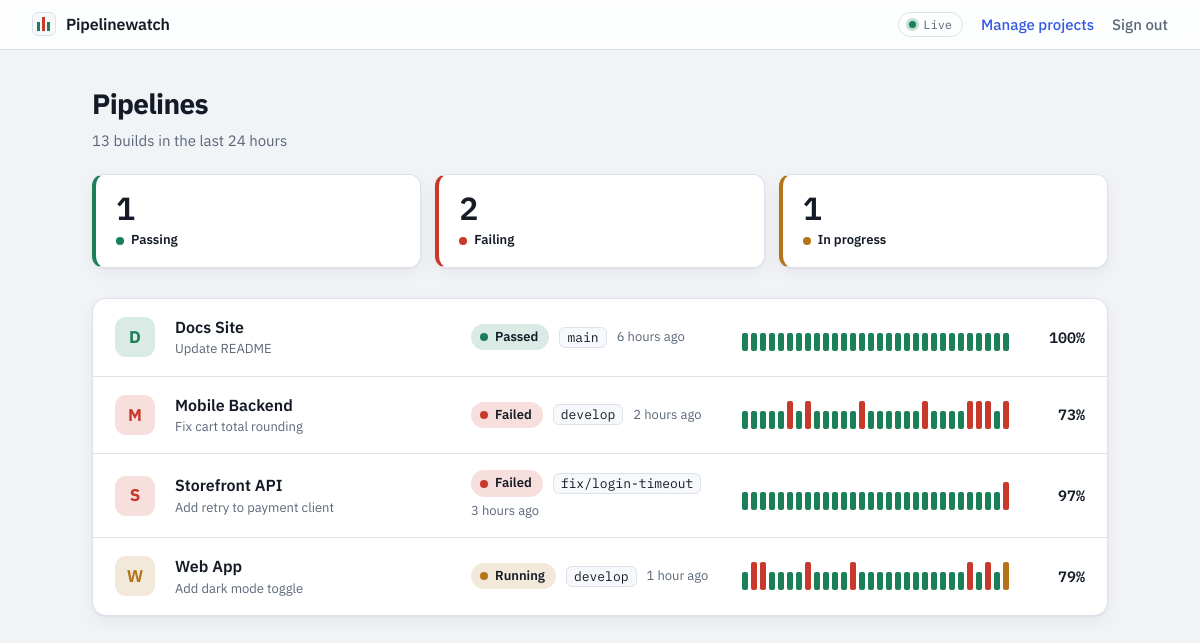
The app's page / (signed in) with its own data.
### monitor/models.py (models this page shows, shortened)
class Project(models.Model):
    name = models.CharField(max_length=100)
    slug = models.SlugField(unique=True, help_text="Used in the webhook URL.")
    repo_url = models.URLField(blank=True)
    webhook_secret = models.CharField(max_length=64, default=generate_secret)
    notify_email = models.EmailField(blank=True, help_text="Alert address for failed builds.")
    slack_webhook_url = models.URLField(blank=True, help_text="Slack incoming webhook for failed builds.")
    created_at = models.DateTimeField(default=timezone.now)
    class Meta:
        ordering = ["name"]
    def get_absolute_url(self):
        return reverse("project_detail", args=[self.slug])

class Build(models.Model):
    QUEUED = "queued"
    RUNNING = "running"
    SUCCESS = "success"
    FAILED = "failed"
    CANCELLED = "cancelled"
    STATUS_CHOICES = [
        (QUEUED, "Queued"),
        (RUNNING, "Running"),
        (SUCCESS, "Passed"),
        (FAILED, "Failed"),
        (CANCELLED, "Cancelled"),
    ]
    ACTIVE = (QUEUED, RUNNING)
    PROVIDER_CHOICES = [("github", "GitHub"), ("gitlab", "GitLab"), ("generic", "Generic")]
    project = models.ForeignKey(Project, on_delete=models.CASCADE, related_name="builds")
    provider = models.CharField(max_length=20, choices=PROVIDER_CHOICES, default="generic")
    external_id = models.CharField(max_length=100, help_text="Run/pipeline id from the CI system.")
    branch = models.CharField(max_length=200, blank=True)
    commit_sha = models.CharField(max_length=64, blank=True)
    commit_message = models.CharField(max_length=300, blank=True)
    author = models.CharField(max_length=150, blank=True)
    status = models.CharField(max_length=12, choices=STATUS_CHOICES, default=QUEUED, db_index=True)
    url = models.URLField(max_length=500, blank=True)
    log = models.TextField(blank=True)
    started_at = models.DateTimeField(null=True, blank=True)
    finished_at = models.DateTimeField(null=True, blank=True)
    created_at = models.DateTimeField(default=timezone.now, db_index=True)
    updated_at = models.DateTimeField(auto_now=True)
    class Meta:
        ordering = ["-created_at", "-id"]
        constraints = [
            models.UniqueConstraint(
                fields=["project", "provider", "external_id"], name="unique_build_per_run"
            )
        ]
    def get_absolute_url(self):
        return reverse("build_detail", args=[self.pk])

### monitor/views.py (the view)
# urls.py: path("", views.dashboard, name="dashboard"),
@login_required
def dashboard(request):
    projects = list(Project.objects.all())
    for project in projects:
        recent = list(project.builds.all()[:PULSE_LENGTH])  # newest first
        project.latest = recent[0] if recent else None
        project.pulse = list(reversed(recent))  # oldest -> newest, left to right
        project.rate = _success_rate(recent)
    counts = {
        "passing": sum(1 for p in projects if p.latest and p.latest.status == Build.SUCCESS),
        "failing": sum(1 for p in projects if p.latest and p.latest.status == Build.FAILED),
        "running": sum(1 for p in projects if p.latest and p.latest.status in Build.ACTIVE),
    }
    builds_today = Build.objects.filter(created_at__gte=timezone.now() - timedelta(hours=24)).count()
    return render(
        request,
        "monitor/dashboard.html",
        {"projects": projects, "counts": counts, "builds_today": builds_today},
    )

### monitor/views.py (called while the page is built)
def _success_rate(builds):
    finished = [b for b in builds if b.status in (Build.SUCCESS, Build.FAILED)]
    if not finished:
        return None
    return round(100 * sum(b.status == Build.SUCCESS for b in finished) / len(finished))

### monitor/templates/monitor/dashboard.html
{% extends "monitor/base.html" %}
{% block content %}
<h1>Pipelines</h1>
<p class="muted">{{ builds_today }} build{{ builds_today|pluralize }} in the last 24 hours</p>
<div class="summary">
  <div class="s-success"><b>{{ counts.passing }}</b><span class="badge">Passing</span></div>
  <div class="s-failed"><b>{{ counts.failing }}</b><span class="badge">Failing</span></div>
  <div class="s-running"><b>{{ counts.running }}</b><span class="badge">In progress</span></div>
</div>
{% if projects %}
<ul class="list">
  {% for p in projects %}
  <li class="row">
    <span class="avatar{% if p.latest %} s-{{ p.latest.status }}{% endif %}" aria-hidden="true">{{ p.name|first|upper }}</span>
    <div class="who">
      <a class="name" href="{{ p.get_absolute_url }}">{{ p.name }}</a>
      {% if p.latest %}<span class="msg">{{ p.latest.commit_message|truncatechars:70 }}</span>{% endif %}
    </div>
    <div class="now">
      {% if p.latest %}
        <span class="badge s-{{ p.latest.status }}">{{ p.latest.get_status_display }}</span>
        {% if p.latest.branch %}<code>{{ p.latest.branch }}</code>{% endif %}
        <span class="muted">{{ p.latest.created_at|timesince }} ago</span>
      {% else %}
        <span class="muted">No builds yet</span>
      {% endif %}
    </div>
    <div class="pulse" aria-label="Last {{ p.pulse|length }} builds, oldest to newest">
      {% for b in p.pulse %}<a class="tick s-{{ b.status }}" href="{{ b.get_absolute_url }}" title="{{ b.get_status_display }}: {{ b.commit_message|truncatechars:50 }}"><span class="sr">{{ b.get_status_display }}</span></a>{% endfor %}
    </div>
    <div class="rate" title="Pass rate over the last {{ p.pulse|length }} builds">{% if p.rate is not None %}{{ p.rate }}%{% else %}n/a{% endif %}</div>
  </li>
  {% endfor %}
</ul>
{% else %}
<p class="empty">
  No projects yet.
  {% if user.is_staff %}<a href="{% url 'admin:monitor_project_add' %}">Add a project</a>, then point your repository's webhook at it.{% else %}Ask an admin to add one.{% endif %}
</p>
{% endif %}
{% endblock %}

### monitor/templates/monitor/base.html (shortened to what this page needs)
{% load static %}<!doctype html>
<html lang="en">
<head>
</head>
<body>
  <header class="bar">
    <a class="brand" href="{% url 'dashboard' %}">Pipelinewatch</a>
    <nav>
      {% if user.is_authenticated %}
        <span id="live" class="live" title="Checks for new builds every 10 seconds">Live</span>
        {% if user.is_staff %}<a href="{% url 'admin:index' %}">Manage projects</a>{% endif %}
        <form method="post" action="{% url 'logout' %}">{% csrf_token %}<button class="linklike" type="submit">Sign out</button></form>
      {% endif %}
    </nav>
  </header>
  <main>{% block content %}{% endblock %}</main>
</body>
</html>

### records on screen
Project: name|first "D", name "Docs Site", latest.commit_message "Update README", latest.status "Passed", latest.branch "main", latest.created_at "6 hours", rate "100"
Project: name|first "M", name "Mobile Backend", latest.commit_message "Fix cart total rounding", latest.status "Failed", latest.branch "develop", latest.created_at "2 hours", rate "73"
Project: name|first "S", name "Storefront API", latest.commit_message "Add retry to payment client", latest.status "Failed", latest.branch "fix/login-timeout", latest.created_at "3 hours", rate "97"
Project: name|first "W", name "Web App", latest.commit_message "Add dark mode toggle", latest.status "Running", latest.branch "develop", latest.created_at "1 hour", rate "79"

### other values on screen
{{ builds_today }} "13"
{{ counts.passing }} "1"
{{ counts.failing }} "2"
{{ counts.running }} "1"
